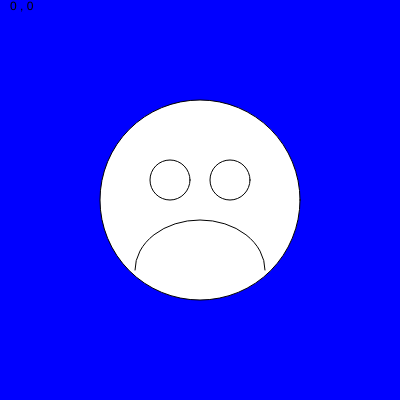
Frame 1 (no input)
Frame 60 (no input): identical to frame 1, image omitted
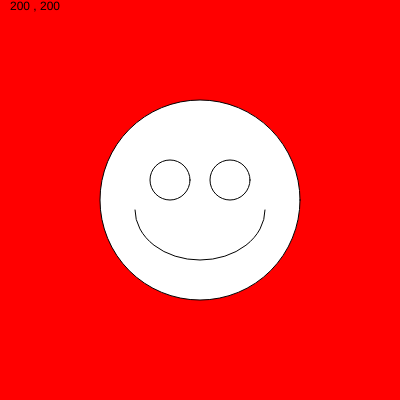
Frame 120 (the mouse pressed at the canvas centre since frame 60)

The p5.js sketch that drew these frames (run headless with seeded random() and noise() and a simulated clock; from frame 60 on, the mouse is pressed at the canvas centre):

// p5.js sketch
// ── sketch.js
// This is a canvas that is 400x400 with a face that smiles and frowns
// depending on whether or not the mouse is pressed!
// It does not work! The person who wrote this code was
// texting and driving at the same time!
// Can you fix it?


function setup() {
  createCanvas(400, 400);
}

function draw() {

  // the background color
  if (mouseIsPressed) {
    background('red');
  } else {
    background('blue');
  }

  // this ellipse should be 200x200 pixels in the center of the screen
  ellipse(width / 2, height / 2, 200, 200);

  // the mouth - smile if pressed, frown otherwise
  if (mouseIsPressed) {
    arc(200, 210, 130, 100, 0, PI); // smile - (this line is correct)
  } else {
    arc(200, 270, 130, 100, PI, 0); // frown

  }

  // the eyes
  ellipse(170, 180, 40, 40);
  ellipse(230, 180, 40, 40);

  if (mouseIsPressed) {
    print("for debugging")
  }

  text(mouseX + " , " + mouseY, 10,10); // print mouse locations to canvas

}
